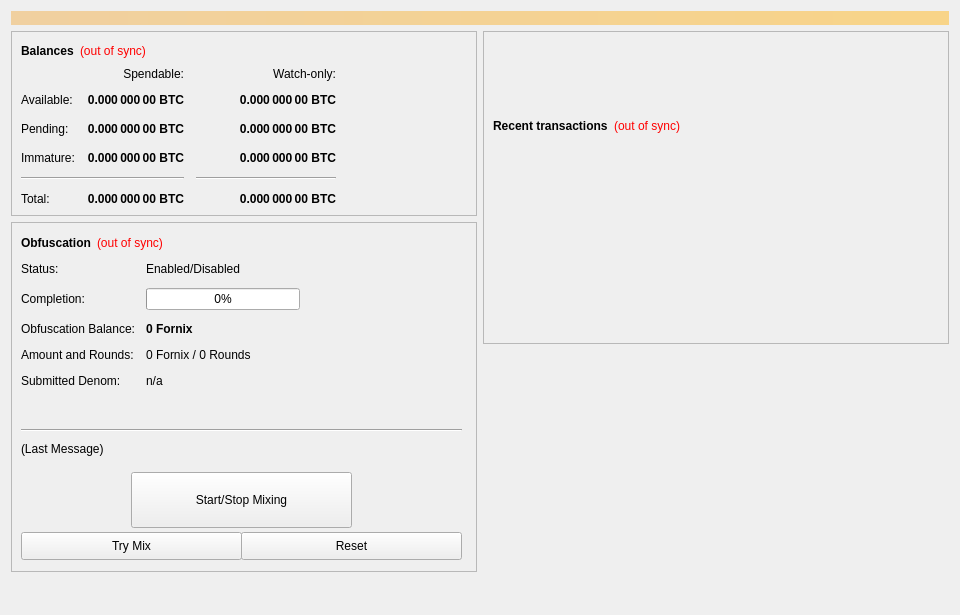
<?xml version="1.0" encoding="UTF-8"?>
<ui version="4.0">
 <class>OverviewPage</class>
 <widget class="QWidget" name="OverviewPage">
  <property name="geometry">
   <rect>
    <x>0</x>
    <y>0</y>
    <width>960</width>
    <height>615</height>
   </rect>
  </property>
  <property name="minimumSize">
   <size>
    <width>960</width>
    <height>0</height>
   </size>
  </property>
  <property name="windowTitle">
   <string>Form</string>
  </property>
  <layout class="QVBoxLayout" name="topLayout">
   <item>
    <widget class="QLabel" name="labelAlerts">
     <property name="visible">
      <bool>false</bool>
     </property>
     <property name="styleSheet">
      <string notr="true">background-color: qlineargradient(x1: 0, y1: 0, x2: 1, y2: 0, stop:0 #F0D0A0, stop:1 #F8D488); color:#000000;</string>
     </property>
     <property name="wordWrap">
      <bool>true</bool>
     </property>
     <property name="margin">
      <number>3</number>
     </property>
    </widget>
   </item>
   <item>
    <layout class="QHBoxLayout" name="horizontalLayout" stretch="1,1">
     <item>
      <layout class="QVBoxLayout" name="verticalLayout_2">
       <item>
        <widget class="QFrame" name="frame">
         <property name="frameShape">
          <enum>QFrame::StyledPanel</enum>
         </property>
         <property name="frameShadow">
          <enum>QFrame::Raised</enum>
         </property>
         <layout class="QVBoxLayout" name="verticalLayout_4">
          <item>
           <layout class="QHBoxLayout" name="horizontalLayout_4">
            <item>
             <widget class="QLabel" name="label_5">
              <property name="font">
               <font>
                <weight>75</weight>
                <bold>true</bold>
               </font>
              </property>
              <property name="text">
               <string>Balances</string>
              </property>
             </widget>
            </item>
            <item>
             <widget class="QLabel" name="labelWalletStatus">
              <property name="cursor">
               <cursorShape>WhatsThisCursor</cursorShape>
              </property>
              <property name="toolTip">
               <string>The displayed information may be out of date. Your wallet automatically synchronizes with the FORNIX network after a connection is established, but this process has not completed yet.</string>
              </property>
              <property name="styleSheet">
               <string notr="true">QLabel { color: red; }</string>
              </property>
              <property name="text">
               <string notr="true">(out of sync)</string>
              </property>
              <property name="alignment">
               <set>Qt::AlignLeading|Qt::AlignLeft|Qt::AlignVCenter</set>
              </property>
             </widget>
            </item>
            <item>
             <spacer name="horizontalSpacer_3">
              <property name="orientation">
               <enum>Qt::Horizontal</enum>
              </property>
              <property name="sizeHint" stdset="0">
               <size>
                <width>40</width>
                <height>20</height>
               </size>
              </property>
             </spacer>
            </item>
           </layout>
          </item>
          <item>
           <layout class="QGridLayout" name="gridLayout">
            <property name="spacing">
             <number>12</number>
            </property>
            <item row="2" column="2">
             <widget class="QLabel" name="labelWatchPending">
              <property name="font">
               <font>
                <weight>75</weight>
                <bold>true</bold>
               </font>
              </property>
              <property name="cursor">
               <cursorShape>IBeamCursor</cursorShape>
              </property>
              <property name="toolTip">
               <string>Unconfirmed transactions to watch-only addresses</string>
              </property>
              <property name="text">
               <string notr="true">0.000 000 00 BTC</string>
              </property>
              <property name="alignment">
               <set>Qt::AlignRight|Qt::AlignTrailing|Qt::AlignVCenter</set>
              </property>
              <property name="textInteractionFlags">
               <set>Qt::LinksAccessibleByMouse|Qt::TextSelectableByKeyboard|Qt::TextSelectableByMouse</set>
              </property>
             </widget>
            </item>
            <item row="2" column="1">
             <widget class="QLabel" name="labelUnconfirmed">
              <property name="font">
               <font>
                <weight>75</weight>
                <bold>true</bold>
               </font>
              </property>
              <property name="cursor">
               <cursorShape>IBeamCursor</cursorShape>
              </property>
              <property name="toolTip">
               <string>Total of transactions that have yet to be confirmed, and do not yet count toward the spendable balance</string>
              </property>
              <property name="text">
               <string notr="true">0.000 000 00 BTC</string>
              </property>
              <property name="alignment">
               <set>Qt::AlignRight|Qt::AlignTrailing|Qt::AlignVCenter</set>
              </property>
              <property name="textInteractionFlags">
               <set>Qt::LinksAccessibleByMouse|Qt::TextSelectableByKeyboard|Qt::TextSelectableByMouse</set>
              </property>
             </widget>
            </item>
            <item row="3" column="2">
             <widget class="QLabel" name="labelWatchImmature">
              <property name="font">
               <font>
                <weight>75</weight>
                <bold>true</bold>
               </font>
              </property>
              <property name="cursor">
               <cursorShape>IBeamCursor</cursorShape>
              </property>
              <property name="toolTip">
               <string>Staked or masternode rewards in watch-only addresses that has not yet matured</string>
              </property>
              <property name="text">
               <string notr="true">0.000 000 00 BTC</string>
              </property>
              <property name="alignment">
               <set>Qt::AlignRight|Qt::AlignTrailing|Qt::AlignVCenter</set>
              </property>
              <property name="textInteractionFlags">
               <set>Qt::LinksAccessibleByMouse|Qt::TextSelectableByKeyboard|Qt::TextSelectableByMouse</set>
              </property>
             </widget>
            </item>
            <item row="4" column="0" colspan="2">
             <widget class="Line" name="lineSpendableBalance">
              <property name="orientation">
               <enum>Qt::Horizontal</enum>
              </property>
             </widget>
            </item>
            <item row="4" column="2">
             <widget class="Line" name="lineWatchBalance">
              <property name="sizePolicy">
               <sizepolicy hsizetype="Preferred" vsizetype="Fixed">
                <horstretch>0</horstretch>
                <verstretch>0</verstretch>
               </sizepolicy>
              </property>
              <property name="minimumSize">
               <size>
                <width>140</width>
                <height>0</height>
               </size>
              </property>
              <property name="orientation">
               <enum>Qt::Horizontal</enum>
              </property>
             </widget>
            </item>
            <item row="5" column="0">
             <widget class="QLabel" name="labelTotalText">
              <property name="text">
               <string>Total:</string>
              </property>
             </widget>
            </item>
            <item row="3" column="1">
             <widget class="QLabel" name="labelImmature">
              <property name="font">
               <font>
                <weight>75</weight>
                <bold>true</bold>
               </font>
              </property>
              <property name="cursor">
               <cursorShape>IBeamCursor</cursorShape>
              </property>
              <property name="toolTip">
               <string>Staked or masternode rewards that has not yet matured</string>
              </property>
              <property name="text">
               <string notr="true">0.000 000 00 BTC</string>
              </property>
              <property name="alignment">
               <set>Qt::AlignRight|Qt::AlignTrailing|Qt::AlignVCenter</set>
              </property>
              <property name="textInteractionFlags">
               <set>Qt::LinksAccessibleByMouse|Qt::TextSelectableByKeyboard|Qt::TextSelectableByMouse</set>
              </property>
             </widget>
            </item>
            <item row="2" column="3">
             <spacer name="horizontalSpacer_2">
              <property name="orientation">
               <enum>Qt::Horizontal</enum>
              </property>
              <property name="sizeHint" stdset="0">
               <size>
                <width>40</width>
                <height>20</height>
               </size>
              </property>
             </spacer>
            </item>
            <item row="3" column="0">
             <widget class="QLabel" name="labelImmatureText">
              <property name="text">
               <string>Immature:</string>
              </property>
             </widget>
            </item>
            <item row="5" column="1">
             <widget class="QLabel" name="labelTotal">
              <property name="font">
               <font>
                <weight>75</weight>
                <bold>true</bold>
               </font>
              </property>
              <property name="cursor">
               <cursorShape>IBeamCursor</cursorShape>
              </property>
              <property name="toolTip">
               <string>Your current total balance</string>
              </property>
              <property name="text">
               <string notr="true">0.000 000 00 BTC</string>
              </property>
              <property name="alignment">
               <set>Qt::AlignRight|Qt::AlignTrailing|Qt::AlignVCenter</set>
              </property>
              <property name="textInteractionFlags">
               <set>Qt::LinksAccessibleByMouse|Qt::TextSelectableByKeyboard|Qt::TextSelectableByMouse</set>
              </property>
             </widget>
            </item>
            <item row="5" column="2">
             <widget class="QLabel" name="labelWatchTotal">
              <property name="font">
               <font>
                <weight>75</weight>
                <bold>true</bold>
               </font>
              </property>
              <property name="cursor">
               <cursorShape>IBeamCursor</cursorShape>
              </property>
              <property name="toolTip">
               <string>Current total balance in watch-only addresses</string>
              </property>
              <property name="text">
               <string notr="true">0.000 000 00 BTC</string>
              </property>
              <property name="alignment">
               <set>Qt::AlignRight|Qt::AlignTrailing|Qt::AlignVCenter</set>
              </property>
              <property name="textInteractionFlags">
               <set>Qt::LinksAccessibleByMouse|Qt::TextSelectableByKeyboard|Qt::TextSelectableByMouse</set>
              </property>
             </widget>
            </item>
            <item row="0" column="2">
             <widget class="QLabel" name="labelWatchonly">
              <property name="text">
               <string>Watch-only:</string>
              </property>
              <property name="alignment">
               <set>Qt::AlignRight|Qt::AlignTrailing|Qt::AlignVCenter</set>
              </property>
             </widget>
            </item>
            <item row="1" column="0">
             <widget class="QLabel" name="labelBalanceText">
              <property name="text">
               <string>Available:</string>
              </property>
             </widget>
            </item>
            <item row="1" column="1">
             <widget class="QLabel" name="labelBalance">
              <property name="font">
               <font>
                <weight>75</weight>
                <bold>true</bold>
               </font>
              </property>
              <property name="cursor">
               <cursorShape>IBeamCursor</cursorShape>
              </property>
              <property name="toolTip">
               <string>Your current spendable balance</string>
              </property>
              <property name="text">
               <string notr="true">0.000 000 00 BTC</string>
              </property>
              <property name="alignment">
               <set>Qt::AlignRight|Qt::AlignTrailing|Qt::AlignVCenter</set>
              </property>
              <property name="textInteractionFlags">
               <set>Qt::LinksAccessibleByMouse|Qt::TextSelectableByKeyboard|Qt::TextSelectableByMouse</set>
              </property>
             </widget>
            </item>
            <item row="1" column="2">
             <widget class="QLabel" name="labelWatchAvailable">
              <property name="font">
               <font>
                <weight>75</weight>
                <bold>true</bold>
               </font>
              </property>
              <property name="cursor">
               <cursorShape>IBeamCursor</cursorShape>
              </property>
              <property name="toolTip">
               <string>Your current balance in watch-only addresses</string>
              </property>
              <property name="text">
               <string notr="true">0.000 000 00 BTC</string>
              </property>
              <property name="alignment">
               <set>Qt::AlignRight|Qt::AlignTrailing|Qt::AlignVCenter</set>
              </property>
              <property name="textInteractionFlags">
               <set>Qt::LinksAccessibleByMouse|Qt::TextSelectableByKeyboard|Qt::TextSelectableByMouse</set>
              </property>
             </widget>
            </item>
            <item row="2" column="0">
             <widget class="QLabel" name="labelPendingText">
              <property name="text">
               <string>Pending:</string>
              </property>
             </widget>
            </item>
            <item row="0" column="1">
             <widget class="QLabel" name="labelSpendable">
              <property name="text">
               <string>Spendable:</string>
              </property>
              <property name="alignment">
               <set>Qt::AlignRight|Qt::AlignTrailing|Qt::AlignVCenter</set>
              </property>
             </widget>
            </item>
           </layout>
          </item>
         </layout>
        </widget>
       </item>
       <item>
        <widget class="QFrame" name="frameObfuscation">
         <property name="minimumSize">
          <size>
           <width>0</width>
           <height>350</height>
          </size>
         </property>
         <property name="layoutDirection">
          <enum>Qt::LeftToRight</enum>
         </property>
         <property name="frameShape">
          <enum>QFrame::StyledPanel</enum>
         </property>
         <property name="frameShadow">
          <enum>QFrame::Raised</enum>
         </property>
         <widget class="QWidget" name="formLayoutWidget">
          <property name="geometry">
           <rect>
            <x>10</x>
            <y>40</y>
            <width>451</width>
            <height>161</height>
           </rect>
          </property>
          <layout class="QFormLayout" name="formLayout">
           <property name="fieldGrowthPolicy">
            <enum>QFormLayout::AllNonFixedFieldsGrow</enum>
           </property>
           <property name="horizontalSpacing">
            <number>11</number>
           </property>
           <property name="verticalSpacing">
            <number>12</number>
           </property>
           <item row="0" column="0">
            <widget class="QLabel" name="label_6">
             <property name="text">
              <string>Status:</string>
             </property>
            </widget>
           </item>
           <item row="1" column="0">
            <widget class="QLabel" name="label_7">
             <property name="text">
              <string>Completion:</string>
             </property>
            </widget>
           </item>
           <item row="1" column="1">
            <widget class="QProgressBar" name="obfuscationProgress">
             <property name="maximumSize">
              <size>
               <width>154</width>
               <height>16777215</height>
              </size>
             </property>
             <property name="value">
              <number>0</number>
             </property>
            </widget>
           </item>
           <item row="2" column="0">
            <widget class="QLabel" name="labelAnonymizedText">
             <property name="text">
              <string>Obfuscation Balance:</string>
             </property>
            </widget>
           </item>
           <item row="2" column="1">
            <widget class="QLabel" name="labelAnonymized">
             <property name="font">
              <font>
               <weight>75</weight>
               <bold>true</bold>
              </font>
             </property>
             <property name="text">
              <string notr="true">0 Fornix</string>
             </property>
            </widget>
           </item>
           <item row="3" column="0">
            <widget class="QLabel" name="label_8">
             <property name="text">
              <string>Amount and Rounds:</string>
             </property>
            </widget>
           </item>
           <item row="3" column="1">
            <widget class="QLabel" name="labelAmountRounds">
             <property name="text">
              <string>0 Fornix / 0 Rounds</string>
             </property>
            </widget>
           </item>
           <item row="4" column="0">
            <widget class="QLabel" name="label_9">
             <property name="text">
              <string>Submitted Denom:</string>
             </property>
            </widget>
           </item>
           <item row="4" column="1">
            <widget class="QLabel" name="labelSubmittedDenom">
             <property name="toolTip">
              <string>The denominations you submitted to the Masternode.&lt;br&gt;To mix, other users must submit the exact same denominations.</string>
             </property>
             <property name="text">
              <string>n/a</string>
             </property>
            </widget>
           </item>
           <item row="0" column="1">
            <widget class="QLabel" name="obfuscationEnabled">
             <property name="text">
              <string>Enabled/Disabled</string>
             </property>
            </widget>
           </item>
          </layout>
         </widget>
         <widget class="QPushButton" name="runAutoDenom">
          <property name="geometry">
           <rect>
            <x>251</x>
            <y>17</y>
            <width>1</width>
            <height>1</height>
           </rect>
          </property>
          <property name="palette">
           <palette>
            <active>
             <colorrole role="WindowText">
              <brush brushstyle="SolidPattern">
               <color alpha="255">
                <red>0</red>
                <green>0</green>
                <blue>0</blue>
               </color>
              </brush>
             </colorrole>
             <colorrole role="Button">
              <brush brushstyle="SolidPattern">
               <color alpha="255">
                <red>239</red>
                <green>238</green>
                <blue>238</blue>
               </color>
              </brush>
             </colorrole>
             <colorrole role="Light">
              <brush brushstyle="SolidPattern">
               <color alpha="255">
                <red>255</red>
                <green>255</green>
                <blue>255</blue>
               </color>
              </brush>
             </colorrole>
             <colorrole role="Midlight">
              <brush brushstyle="SolidPattern">
               <color alpha="255">
                <red>247</red>
                <green>246</green>
                <blue>246</blue>
               </color>
              </brush>
             </colorrole>
             <colorrole role="Dark">
              <brush brushstyle="SolidPattern">
               <color alpha="255">
                <red>119</red>
                <green>119</green>
                <blue>119</blue>
               </color>
              </brush>
             </colorrole>
             <colorrole role="Mid">
              <brush brushstyle="SolidPattern">
               <color alpha="255">
                <red>159</red>
                <green>159</green>
                <blue>159</blue>
               </color>
              </brush>
             </colorrole>
             <colorrole role="Text">
              <brush brushstyle="SolidPattern">
               <color alpha="255">
                <red>0</red>
                <green>0</green>
                <blue>0</blue>
               </color>
              </brush>
             </colorrole>
             <colorrole role="BrightText">
              <brush brushstyle="SolidPattern">
               <color alpha="255">
                <red>255</red>
                <green>255</green>
                <blue>255</blue>
               </color>
              </brush>
             </colorrole>
             <colorrole role="ButtonText">
              <brush brushstyle="SolidPattern">
               <color alpha="255">
                <red>0</red>
                <green>0</green>
                <blue>0</blue>
               </color>
              </brush>
             </colorrole>
             <colorrole role="Base">
              <brush brushstyle="SolidPattern">
               <color alpha="255">
                <red>255</red>
                <green>255</green>
                <blue>255</blue>
               </color>
              </brush>
             </colorrole>
             <colorrole role="Window">
              <brush brushstyle="SolidPattern">
               <color alpha="255">
                <red>239</red>
                <green>238</green>
                <blue>238</blue>
               </color>
              </brush>
             </colorrole>
             <colorrole role="Shadow">
              <brush brushstyle="SolidPattern">
               <color alpha="255">
                <red>0</red>
                <green>0</green>
                <blue>0</blue>
               </color>
              </brush>
             </colorrole>
             <colorrole role="AlternateBase">
              <brush brushstyle="SolidPattern">
               <color alpha="255">
                <red>247</red>
                <green>246</green>
                <blue>246</blue>
               </color>
              </brush>
             </colorrole>
             <colorrole role="ToolTipBase">
              <brush brushstyle="SolidPattern">
               <color alpha="255">
                <red>255</red>
                <green>255</green>
                <blue>220</blue>
               </color>
              </brush>
             </colorrole>
             <colorrole role="ToolTipText">
              <brush brushstyle="SolidPattern">
               <color alpha="255">
                <red>0</red>
                <green>0</green>
                <blue>0</blue>
               </color>
              </brush>
             </colorrole>
            </active>
            <inactive>
             <colorrole role="WindowText">
              <brush brushstyle="SolidPattern">
               <color alpha="255">
                <red>0</red>
                <green>0</green>
                <blue>0</blue>
               </color>
              </brush>
             </colorrole>
             <colorrole role="Button">
              <brush brushstyle="SolidPattern">
               <color alpha="255">
                <red>239</red>
                <green>238</green>
                <blue>238</blue>
               </color>
              </brush>
             </colorrole>
             <colorrole role="Light">
              <brush brushstyle="SolidPattern">
               <color alpha="255">
                <red>255</red>
                <green>255</green>
                <blue>255</blue>
               </color>
              </brush>
             </colorrole>
             <colorrole role="Midlight">
              <brush brushstyle="SolidPattern">
               <color alpha="255">
                <red>247</red>
                <green>246</green>
                <blue>246</blue>
               </color>
              </brush>
             </colorrole>
             <colorrole role="Dark">
              <brush brushstyle="SolidPattern">
               <color alpha="255">
                <red>119</red>
                <green>119</green>
                <blue>119</blue>
               </color>
              </brush>
             </colorrole>
             <colorrole role="Mid">
              <brush brushstyle="SolidPattern">
               <color alpha="255">
                <red>159</red>
                <green>159</green>
                <blue>159</blue>
               </color>
              </brush>
             </colorrole>
             <colorrole role="Text">
              <brush brushstyle="SolidPattern">
               <color alpha="255">
                <red>0</red>
                <green>0</green>
                <blue>0</blue>
               </color>
              </brush>
             </colorrole>
             <colorrole role="BrightText">
              <brush brushstyle="SolidPattern">
               <color alpha="255">
                <red>255</red>
                <green>255</green>
                <blue>255</blue>
               </color>
              </brush>
             </colorrole>
             <colorrole role="ButtonText">
              <brush brushstyle="SolidPattern">
               <color alpha="255">
                <red>0</red>
                <green>0</green>
                <blue>0</blue>
               </color>
              </brush>
             </colorrole>
             <colorrole role="Base">
              <brush brushstyle="SolidPattern">
               <color alpha="255">
                <red>255</red>
                <green>255</green>
                <blue>255</blue>
               </color>
              </brush>
             </colorrole>
             <colorrole role="Window">
              <brush brushstyle="SolidPattern">
               <color alpha="255">
                <red>239</red>
                <green>238</green>
                <blue>238</blue>
               </color>
              </brush>
             </colorrole>
             <colorrole role="Shadow">
              <brush brushstyle="SolidPattern">
               <color alpha="255">
                <red>0</red>
                <green>0</green>
                <blue>0</blue>
               </color>
              </brush>
             </colorrole>
             <colorrole role="AlternateBase">
              <brush brushstyle="SolidPattern">
               <color alpha="255">
                <red>247</red>
                <green>246</green>
                <blue>246</blue>
               </color>
              </brush>
             </colorrole>
             <colorrole role="ToolTipBase">
              <brush brushstyle="SolidPattern">
               <color alpha="255">
                <red>255</red>
                <green>255</green>
                <blue>220</blue>
               </color>
              </brush>
             </colorrole>
             <colorrole role="ToolTipText">
              <brush brushstyle="SolidPattern">
               <color alpha="255">
                <red>0</red>
                <green>0</green>
                <blue>0</blue>
               </color>
              </brush>
             </colorrole>
            </inactive>
            <disabled>
             <colorrole role="WindowText">
              <brush brushstyle="SolidPattern">
               <color alpha="255">
                <red>119</red>
                <green>119</green>
                <blue>119</blue>
               </color>
              </brush>
             </colorrole>
             <colorrole role="Button">
              <brush brushstyle="SolidPattern">
               <color alpha="255">
                <red>239</red>
                <green>238</green>
                <blue>238</blue>
               </color>
              </brush>
             </colorrole>
             <colorrole role="Light">
              <brush brushstyle="SolidPattern">
               <color alpha="255">
                <red>255</red>
                <green>255</green>
                <blue>255</blue>
               </color>
              </brush>
             </colorrole>
             <colorrole role="Midlight">
              <brush brushstyle="SolidPattern">
               <color alpha="255">
                <red>247</red>
                <green>246</green>
                <blue>246</blue>
               </color>
              </brush>
             </colorrole>
             <colorrole role="Dark">
              <brush brushstyle="SolidPattern">
               <color alpha="255">
                <red>119</red>
                <green>119</green>
                <blue>119</blue>
               </color>
              </brush>
             </colorrole>
             <colorrole role="Mid">
              <brush brushstyle="SolidPattern">
               <color alpha="255">
                <red>159</red>
                <green>159</green>
                <blue>159</blue>
               </color>
              </brush>
             </colorrole>
             <colorrole role="Text">
              <brush brushstyle="SolidPattern">
               <color alpha="255">
                <red>119</red>
                <green>119</green>
                <blue>119</blue>
               </color>
              </brush>
             </colorrole>
             <colorrole role="BrightText">
              <brush brushstyle="SolidPattern">
               <color alpha="255">
                <red>255</red>
                <green>255</green>
                <blue>255</blue>
               </color>
              </brush>
             </colorrole>
             <colorrole role="ButtonText">
              <brush brushstyle="SolidPattern">
               <color alpha="255">
                <red>119</red>
                <green>119</green>
                <blue>119</blue>
               </color>
              </brush>
             </colorrole>
             <colorrole role="Base">
              <brush brushstyle="SolidPattern">
               <color alpha="255">
                <red>239</red>
                <green>238</green>
                <blue>238</blue>
               </color>
              </brush>
             </colorrole>
             <colorrole role="Window">
              <brush brushstyle="SolidPattern">
               <color alpha="255">
                <red>239</red>
                <green>238</green>
                <blue>238</blue>
               </color>
              </brush>
             </colorrole>
             <colorrole role="Shadow">
              <brush brushstyle="SolidPattern">
               <color alpha="255">
                <red>0</red>
                <green>0</green>
                <blue>0</blue>
               </color>
              </brush>
             </colorrole>
             <colorrole role="AlternateBase">
              <brush brushstyle="SolidPattern">
               <color alpha="255">
                <red>239</red>
                <green>238</green>
                <blue>238</blue>
               </color>
              </brush>
             </colorrole>
             <colorrole role="ToolTipBase">
              <brush brushstyle="SolidPattern">
               <color alpha="255">
                <red>255</red>
                <green>255</green>
                <blue>220</blue>
               </color>
              </brush>
             </colorrole>
             <colorrole role="ToolTipText">
              <brush brushstyle="SolidPattern">
               <color alpha="255">
                <red>0</red>
                <green>0</green>
                <blue>0</blue>
               </color>
              </brush>
             </colorrole>
            </disabled>
           </palette>
          </property>
          <property name="focusPolicy">
           <enum>Qt::NoFocus</enum>
          </property>
          <property name="autoFillBackground">
           <bool>true</bool>
          </property>
          <property name="text">
           <string/>
          </property>
          <property name="flat">
           <bool>true</bool>
          </property>
         </widget>
         <widget class="QPushButton" name="toggleObfuscation">
          <property name="geometry">
           <rect>
            <x>120</x>
            <y>250</y>
            <width>221</width>
            <height>56</height>
           </rect>
          </property>
          <property name="sizePolicy">
           <sizepolicy hsizetype="MinimumExpanding" vsizetype="Fixed">
            <horstretch>0</horstretch>
            <verstretch>0</verstretch>
           </sizepolicy>
          </property>
          <property name="text">
           <string>Start/Stop Mixing</string>
          </property>
         </widget>
         <widget class="Line" name="lineLastMessage">
          <property name="geometry">
           <rect>
            <x>10</x>
            <y>200</y>
            <width>441</width>
            <height>16</height>
           </rect>
          </property>
          <property name="orientation">
           <enum>Qt::Horizontal</enum>
          </property>
         </widget>
         <widget class="QLabel" name="obfuscationStatus">
          <property name="geometry">
           <rect>
            <x>10</x>
            <y>220</y>
            <width>451</width>
            <height>61</height>
           </rect>
          </property>
          <property name="minimumSize">
           <size>
            <width>288</width>
            <height>43</height>
           </size>
          </property>
          <property name="text">
           <string>(Last Message)</string>
          </property>
          <property name="alignment">
           <set>Qt::AlignLeading|Qt::AlignLeft|Qt::AlignTop</set>
          </property>
          <property name="wordWrap">
           <bool>true</bool>
          </property>
         </widget>
         <widget class="QPushButton" name="obfuscationAuto">
          <property name="geometry">
           <rect>
            <x>10</x>
            <y>310</y>
            <width>221</width>
            <height>28</height>
           </rect>
          </property>
          <property name="sizePolicy">
           <sizepolicy hsizetype="MinimumExpanding" vsizetype="Fixed">
            <horstretch>0</horstretch>
            <verstretch>0</verstretch>
           </sizepolicy>
          </property>
          <property name="toolTip">
           <string>Try to manually submit a Obfuscation request.</string>
          </property>
          <property name="text">
           <string>Try Mix</string>
          </property>
         </widget>
         <widget class="QPushButton" name="obfuscationReset">
          <property name="geometry">
           <rect>
            <x>230</x>
            <y>310</y>
            <width>221</width>
            <height>28</height>
           </rect>
          </property>
          <property name="sizePolicy">
           <sizepolicy hsizetype="MinimumExpanding" vsizetype="Fixed">
            <horstretch>0</horstretch>
            <verstretch>0</verstretch>
           </sizepolicy>
          </property>
          <property name="toolTip">
           <string>Reset the current status of Obfuscation (can interrupt Obfuscation if it's in the process of Mixing, which can cost you money!)</string>
          </property>
          <property name="autoFillBackground">
           <bool>false</bool>
          </property>
          <property name="text">
           <string>Reset</string>
          </property>
         </widget>
         <widget class="QWidget" name="layoutWidget">
          <property name="geometry">
           <rect>
            <x>10</x>
            <y>10</y>
            <width>431</width>
            <height>22</height>
           </rect>
          </property>
          <layout class="QHBoxLayout" name="horizontalLayout_5">
           <item>
            <widget class="QLabel" name="label_2">
             <property name="font">
              <font>
               <weight>75</weight>
               <bold>true</bold>
              </font>
             </property>
             <property name="text">
              <string>Obfuscation</string>
             </property>
            </widget>
           </item>
           <item>
            <widget class="QLabel" name="labelObfuscationSyncStatus">
             <property name="toolTip">
              <string>The displayed information may be out of date. Your wallet automatically synchronizes with the FORNIX network after a connection is established, but this process has not completed yet.</string>
             </property>
             <property name="styleSheet">
              <string notr="true">QLabel { color: red; }</string>
             </property>
             <property name="text">
              <string notr="true">(out of sync)</string>
             </property>
             <property name="alignment">
              <set>Qt::AlignLeading|Qt::AlignLeft|Qt::AlignVCenter</set>
             </property>
            </widget>
           </item>
           <item>
            <spacer name="horizontalSpacer_4">
             <property name="orientation">
              <enum>Qt::Horizontal</enum>
             </property>
             <property name="sizeHint" stdset="0">
              <size>
               <width>40</width>
               <height>20</height>
              </size>
             </property>
            </spacer>
           </item>
          </layout>
         </widget>
        </widget>
       </item>
       <item>
        <spacer name="verticalSpacer">
         <property name="orientation">
          <enum>Qt::Vertical</enum>
         </property>
         <property name="sizeHint" stdset="0">
          <size>
           <width>20</width>
           <height>40</height>
          </size>
         </property>
        </spacer>
       </item>
      </layout>
     </item>
     <item>
      <layout class="QVBoxLayout" name="verticalLayout_3">
       <item>
        <widget class="QFrame" name="frame_2">
         <property name="frameShape">
          <enum>QFrame::StyledPanel</enum>
         </property>
         <property name="frameShadow">
          <enum>QFrame::Raised</enum>
         </property>
         <layout class="QVBoxLayout" name="verticalLayout">
          <item>
           <spacer name="verticalSpacer_3">
            <property name="orientation">
             <enum>Qt::Vertical</enum>
            </property>
            <property name="sizeType">
             <enum>QSizePolicy::Fixed</enum>
            </property>
            <property name="sizeHint" stdset="0">
             <size>
              <width>20</width>
              <height>75</height>
             </size>
            </property>
           </spacer>
          </item>
          <item>
           <layout class="QHBoxLayout" name="horizontalLayout_2">
            <item>
             <widget class="QLabel" name="label_4">
              <property name="font">
               <font>
                <weight>75</weight>
                <bold>true</bold>
               </font>
              </property>
              <property name="text">
               <string>Recent transactions</string>
              </property>
             </widget>
            </item>
            <item>
             <widget class="QLabel" name="labelTransactionsStatus">
              <property name="cursor">
               <cursorShape>WhatsThisCursor</cursorShape>
              </property>
              <property name="toolTip">
               <string>The displayed information may be out of date. Your wallet automatically synchronizes with the FORNIX network after a connection is established, but this process has not completed yet.</string>
              </property>
              <property name="styleSheet">
               <string notr="true">QLabel { color: red; }</string>
              </property>
              <property name="text">
               <string notr="true">(out of sync)</string>
              </property>
              <property name="alignment">
               <set>Qt::AlignRight|Qt::AlignTrailing|Qt::AlignVCenter</set>
              </property>
             </widget>
            </item>
            <item>
             <spacer name="horizontalSpacer">
              <property name="orientation">
               <enum>Qt::Horizontal</enum>
              </property>
              <property name="sizeHint" stdset="0">
               <size>
                <width>40</width>
                <height>20</height>
               </size>
              </property>
             </spacer>
            </item>
           </layout>
          </item>
          <item>
           <widget class="QListView" name="listTransactions">
            <property name="styleSheet">
             <string notr="true">QListView { background: transparent; }</string>
            </property>
            <property name="frameShape">
             <enum>QFrame::NoFrame</enum>
            </property>
            <property name="verticalScrollBarPolicy">
             <enum>Qt::ScrollBarAlwaysOff</enum>
            </property>
            <property name="horizontalScrollBarPolicy">
             <enum>Qt::ScrollBarAlwaysOff</enum>
            </property>
            <property name="selectionMode">
             <enum>QAbstractItemView::NoSelection</enum>
            </property>
           </widget>
          </item>
         </layout>
        </widget>
       </item>
       <item>
        <spacer name="verticalSpacer_2">
         <property name="orientation">
          <enum>Qt::Vertical</enum>
         </property>
         <property name="sizeType">
          <enum>QSizePolicy::Expanding</enum>
         </property>
         <property name="sizeHint" stdset="0">
          <size>
           <width>20</width>
           <height>40</height>
          </size>
         </property>
        </spacer>
       </item>
      </layout>
     </item>
    </layout>
   </item>
  </layout>
 </widget>
 <resources/>
 <connections/>
</ui>
